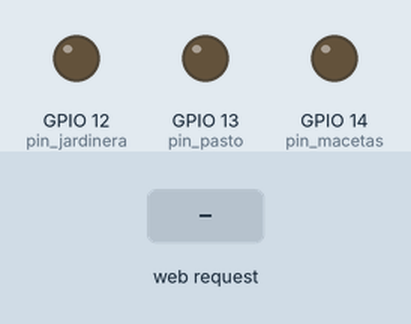
Simulated run of this sketch. Board: ESP8266 (NodeMCU). On the bench: output pins drawn as LEDs (lit = HIGH). The test bench sets the inputs (shaded band). WiFi joins after 1.5 s; servers stay silent unless stated; what the sketch prints to the serial monitor is not drawn.

Above: at 2.8 s.
2.9 s: HTTP request GET /jardinera?command=turn_on received
At 3.2 s:
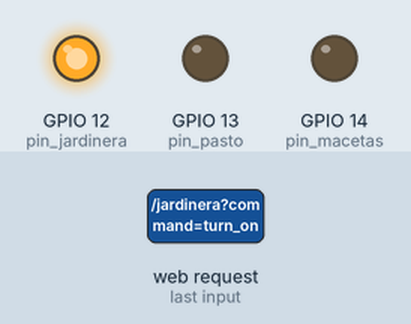
4.4 s: HTTP request GET /pasto?command=turn_on received
At 5.6 s:
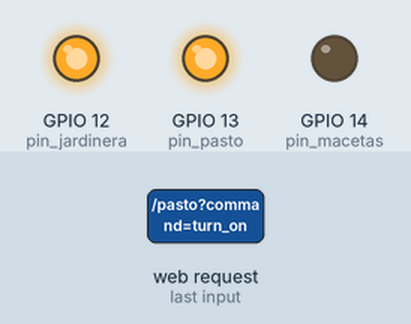
5.9 s: HTTP request GET /jardinera?command=turn_off received
At 6.9 s:
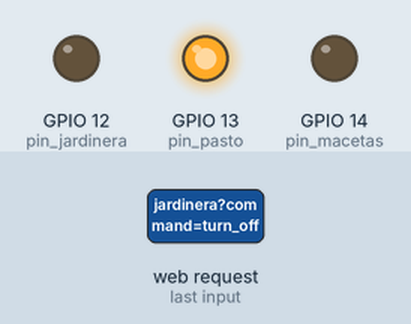
7.4 s: HTTP request GET /pasto?command=turn_off received
At 8.1 s:
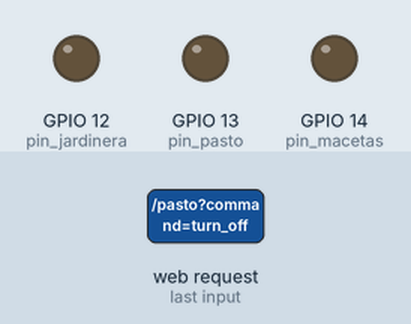
Timing chart, 0 to 9.9 s (numbered marks = the images above; inputs shaded):
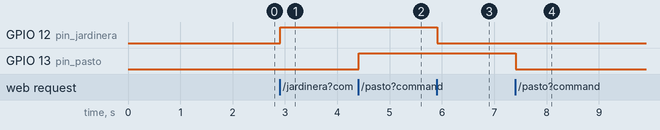

The sketch:

caja_riego_jardin.ino
```cpp
/*
 *  Simple HTTP get webclient test
 */

#include <ESP8266WiFi.h>
#include <ESP8266WebServer.h>


const char* ssid     = "Niebelheim5";
const char* password = "valquiria";
ESP8266WebServer server(80);
String responseString="";
IPAddress ip(192, 168, 100, 154);
IPAddress gateway(192, 168, 100, 201);
IPAddress subnet(255, 255, 255, 255);

int canal_pasto = 0;
int canal_jardinera = 0;
int canal_macetas = 0;
int pin_pasto = 13;
int pin_jardinera = 12;
int pin_macetas = 14;
long timer_pasto;
long timer_jardinera;
long timer_macetas;
long actual;
long tiempo_jardinera = 0;
long tiempo_pasto = 0;
long tiempo_macetas = 0;


void setup() {
  Serial.begin(115200);
  delay(100);
  pinMode(pin_pasto, OUTPUT);
  pinMode(pin_jardinera, OUTPUT);
  pinMode(pin_macetas, OUTPUT);
  digitalWrite(pin_pasto, LOW);
  digitalWrite(pin_jardinera, LOW);
  digitalWrite(pin_macetas, LOW);


  Serial.println();
  Serial.println();
  Serial.print("Connecting to ");
  Serial.println(ssid);
  WiFi.config(ip, gateway, subnet);
  WiFi.begin(ssid, password);

  while (WiFi.status() != WL_CONNECTED) {
    delay(500);
    Serial.print(".");
  }

  Serial.println("");
  Serial.println("WiFi connected");
  Serial.println("IP address: ");
  Serial.println(WiFi.localIP());

  server.on("/", handle_root);
  server.on("/hello", [](){
  responseString = "Hello friend";
  server.send(200, "text/plain", responseString);
  });

  server.on("/jardinera", riego_jardinera);
  server.on("/pasto", riego_pasto);
  server.on("/macetas", riego_macetas);
  server.on("/status", estado);
  server.begin();

}

void loop() {
  server.handleClient();
  actual = millis();
  // apagar cuando el tiempo expira
  if(actual - timer_jardinera > tiempo_jardinera){
    digitalWrite(pin_jardinera, LOW);
  }
   if(actual - timer_pasto > tiempo_pasto){
    digitalWrite(pin_pasto, LOW);
  }
    if(actual - timer_macetas > tiempo_macetas){
    digitalWrite(pin_macetas, LOW);
  }
  delay(100);

}

void handle_root() {
  server.send(200, "text/plain", "Estacion de riego");
  delay(100);
}


void riego_jardinera() {
  String comando_arg = server.arg("command");
  String tiempo_arg = server.arg("tiempo");
    if(tiempo_arg==""){
    tiempo_arg= "60";
  }
  if(comando_arg=="turn_on") {
    digitalWrite(pin_jardinera, HIGH);
    tiempo_jardinera = 60*tiempo_arg.toInt()*1000;
    timer_jardinera = millis();
  }
  if(comando_arg == "turn_off") {
    digitalWrite(pin_jardinera, LOW);
  }
  String respuesta = "";
  server.send(200, "text/plain", respuesta);
}

void riego_macetas() {
  String comando_arg = server.arg("command");
  String tiempo_arg = server.arg("tiempo");
  if(tiempo_arg==""){
    tiempo_arg= "60";
  }
  if(comando_arg=="turn_on") {
    digitalWrite(pin_macetas, HIGH);
    tiempo_macetas = 60*tiempo_arg.toInt()*1000;
    timer_macetas = millis();
  }
  if(comando_arg == "turn_off") {
    digitalWrite(pin_macetas, LOW);
  }
  String respuesta = "";
  server.send(200, "text/plain", respuesta);

}
void riego_pasto() {
  String comando_arg = server.arg("command");
  String tiempo_arg = server.arg("tiempo");
  if(tiempo_arg==""){
    tiempo_arg= "60";
  }
  if(comando_arg=="turn_on") {
    digitalWrite(pin_pasto, HIGH);
    tiempo_pasto = 60*tiempo_arg.toInt()*1000;
    timer_pasto = millis();
  }
  if(comando_arg == "turn_off") {
    digitalWrite(pin_pasto, LOW);
  }
  String respuesta = "";
  server.send(200, "text/plain", respuesta);

}


void estado(){
  int jardinera = digitalRead(pin_jardinera);
  int macetas = digitalRead(pin_macetas);
  int pasto = digitalRead(pin_pasto);
  long actual = millis();
  long restante_jardinera;
  long restante_macetas;
  long restante_pasto;

  restante_jardinera = (actual - timer_jardinera)/(1000*60);
  restante_macetas = (actual - timer_macetas)/(1000*60);
  restante_pasto = (actual - timer_pasto)/(1000*60);
  String estado_str = "\{";
  estado_str += "\"type\":\"status\",";
  estado_str += "\"values\":";
  estado_str += "\{";
  estado_str += "\"jardinera\":";
  estado_str += "\{\"state\":";
  estado_str += String(jardinera);
  estado_str += ",\"tiempo\":";
  estado_str += String(restante_jardinera);
  estado_str += "\}";
  estado_str += ",\"pasto\":";
  estado_str += "\{\"state\":";
  estado_str += String(pasto);
  estado_str += ",\"tiempo\":";
  estado_str += String(restante_pasto);
  estado_str += "\}";
  estado_str += ",\"macetas\":";
  estado_str += "\{\"state\":";
  estado_str += String(macetas);
  estado_str += ",\"tiempo\":";
  estado_str += String(restante_macetas);
  estado_str += "\}";
  estado_str += "\}";
  estado_str += "\}";

  server.send(200, "text/plain", estado_str);

}
```

Measured:
- after the input at 2.9 s, GPIO 12 (pin_jardinera): LOW → HIGH at once
- after the input at 4.4 s, GPIO 13 (pin_pasto): LOW → HIGH at once
- after the input at 5.9 s, GPIO 12 (pin_jardinera): HIGH → LOW at once
- after the input at 7.4 s, GPIO 13 (pin_pasto): HIGH → LOW at once
